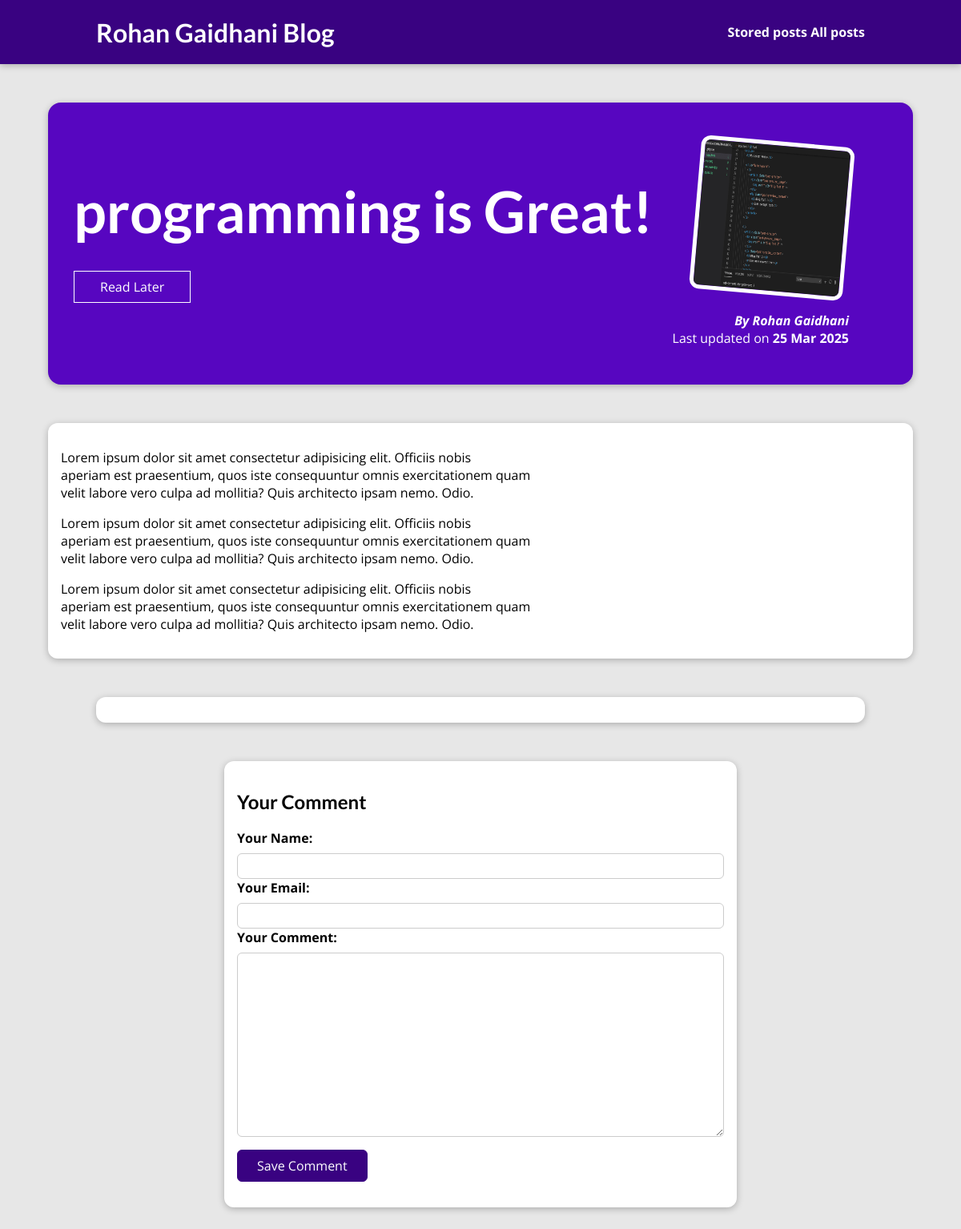
Page /blog/posts/programming-is-fun/ on the committed database.
### blog/models.py (models this page shows, shortened)
class Post(models.Model):  # Capitalized
    title = models.CharField(max_length=150)
    excerpt = models.CharField(max_length=200)
    image = models.ImageField(upload_to='uploads/posts/', null=True, blank=True)
    date = models.DateField(auto_now_add=True)  # Changed to auto_now_add
    slug = models.SlugField(unique=True, db_index=True)
    content = models.TextField(validators=[MinLengthValidator(10)])
    author = models.ForeignKey(
        Author,
        on_delete=models.SET_NULL,
        related_name="posts",
        null=True,
        blank=True
    )
    tags = models.ManyToManyField(Tag, blank=True)
    class Meta:
        ordering = ['-date']  # Default ordering by date descending

class Author(models.Model):
    first_name = models.CharField(max_length=100)
    last_name = models.CharField(max_length=100)
    email_address = models.EmailField()
    def full_name(self):
        return f"{self.first_name} {self.last_name}"
    def __str__(self):
        return self.full_name()

### blog/views.py (the view, shortened to what this page needs)
# urls.py: path("posts/<slug:slug>/", views.SinglePostsView.as_view(), name="post-detail-page"),
class SinglePostsView(View):
    def is_stored_post(self, request, post_id):
        stored_posts = request.session.get("stored_posts")
        if stored_posts is not None:
            is_saved_for_later = post_id in stored_posts
        else:
            is_saved_for_later = False
        return is_saved_for_later
    def get(self, request, slug):
        post = get_object_or_404(Post, slug=slug)
        context = {
            "post": post,
            "post_tags": post.tags.all(),
            "comment_form": CommentForm(),
            "comments": post.comments.all(),
            "saved_for_later": self.is_stored_post(request, post.id)
        }
        return render(request, "blog/post-detail.html", context)

### blog/forms.py
class CommentForm(forms.ModelForm):
    class Meta:
        model = Comment
        exclude = ['post']
        labels = {
            "user_name": "Your Name",
            "user_email": "Your Email",
            "text": "Your Comment"
        }

### blog/templates/blog/post-detail.html (shortened to what this page needs)
{% extends "base.html" %}
{% load static %}
{% block css_files %}
    <link rel="stylesheet" href="{% static 'blog/post-detail.css' %}"/>
{% endblock %}
{% block content %}
    <section id="summary">
        <h2>{{post.title}}</h2>
        <div id="read-later">
            <form action="{% url 'read-later' %}" method="POST">
                <button>
                    {% if saved_for_later %}
                       Remove from "Read Later" List
                    {% else %}
                       Read Later
                    {% endif %}
                </button>
            </form>
        </div>
        <article>
            <img src="{{ post.image.url }}" alt="{{ post.title }}"/>
            <address>By <a href="er.rohangaidhani@gmail.com">{{ post.author }}</a></address>
            <div>
                Last updated on <time>{{ post.date|date:"d M Y" }}</time>
            </div>
        </article>
    </section>
    <main>
       {{post.content|linebreaks}}
    </main>
    <section id="comments">
    </section>
    <section id="comment-form">
        <h2>Your Comment</h2>
        <form action="{% url "post-detail-page" post.slug %}" method="POST">
            {% for form_field  in comment_form %}
            <div class="form-control {% if form_field.errors %}invalid{% endif %}">
                {{ form_field.label_tag }}
                {{ form_field }}
            {% endfor %}
            </div>
            <button>Save Comment</button>
        </form>
{% endblock %}

### static/app.css (style rules this page uses)
* { box-sizing: border-box; }
html { font-family: 'Open Sans', 'Lato', sans-serif; }
body { margin: 0; }
h1, h2, h3 { font-family: 'Lato', sans-serif; font-weight: bold; }

### blog/static/blog/post-detail.css (style rules this page uses)
body { background-color: #e7e7e7; }
#summary { margin: 8rem auto 3rem auto; padding: 2rem; width: 90%; max-width: 90rem; border-radius: 16px; background-color: #5706c0; position: relative; box-shadow: 0 2px 8px rgba(0, 0, 0, 0.25); height: 22rem; }
#summary h2 { color: white; font-size: 4.5rem; margin-bottom: 0.25rem; }
#summary article { position: absolute; top: 2rem; right: 3rem; padding: 1rem 2rem; border-radius: 12px; text-align: right; color: white; }
#summary article img { width: 12rem; height: 12rem; border-radius: 12px; transform: rotateZ(5deg); border: 5px solid white; margin-bottom: 1rem; }
#summary address { font-weight: bold; }
#summary a { color: white; text-decoration: none; }
#summary time { font-weight: bold; }
#read-later { margin: 2rem 0; }
#read-later button { background-color: transparent; border: 1px solid white; padding: 0.5rem 2rem; font: inherit; color: white; cursor: pointer; }
main { width: 90%; max-width: 90rem; margin: 3rem auto; background-color: white; padding: 1rem; border-radius: 12px; box-shadow: 0 2px 8px rgba(0, 0, 0, 0.25); }
#comment-form { margin: 3rem auto; width: 90%; max-width: 40rem; border-radius: 12px; background-color: white; box-shadow: 0 2px 8px rgba(0, 0, 0, 0.25); padding: 1rem; }
#comment-form button { font: inherit; background-color: #390281; color: white; border: 1px solid #390281; padding: 0.5rem 1.5rem; border-radius: 6px; cursor: pointer; }
.form-control { margin-bottom: 1rem; }
.form-control label { font-weight: bold; margin-bottom: 0.5rem; display: block; }
.form-control input, .form-control textarea { display: block; width: 100%; font: inherit; padding: 0.25rem; border-radius: 6px; border: 1px solid #ccc; }
#comments { margin: 3rem auto; width: 90%; max-width: 60rem; border-radius: 12px; background-color: white; box-shadow: 0 2px 8px rgba(0, 0, 0, 0.25); padding: 1rem 2rem; }

### rows in the picture
Post: title "programming is Great!", image (picture), author "Rohan Gaidhani", date "25 Mar 2025", content "Lorem ipsum dolor sit amet consectetur adipisicing elit. Officiis nobis aperiam est praesentium, quos iste consequuntur omnis exercitationem quam velit labore vero culpa ad mollitia? Quis architecto ipsam nemo. Odio. Lorem ipsum dolor sit amet consectetur adipisicing elit. Officiis nobis aperiam est praesentium, quos iste consequuntur omnis exercitationem quam velit labore vero culpa ad mollitia? Quis architecto ipsam nemo. Odio. Lorem ipsum dolor sit amet consectetur adipisicing elit. Officiis nobis aperiam est praesentium, quos iste consequuntur omnis exercitationem quam velit labore vero culpa ad mollitia? Quis architecto ipsam nemo. Odio."
